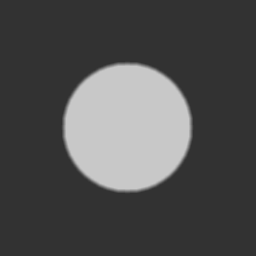
%> input picture Praktikum2/Kreis.png, 256 x 256 px
$ octave MainBildGradient.m   (GNU Octave 9; MATLAB toolbox functions it lacks are replaced by stand-ins)
%> lines starting %> are read from the running program, lines starting %| are printed output that depends on the picture
### Praktikum2/BildGradient.m
function [] = BildGradient(img)
[u, v] = size(img);
%> u = 256; v = 256
e = zeros(u, v);
phi = zeros(u, v);
prewittX = [-1 0 1; -1 0 1; -1 0 1];
prewittY = [-1 -1 -1; 0 0 0; 1 1 1];
imgDx = imfilter(img, prewittX);
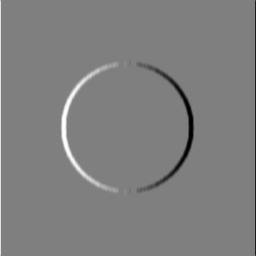
%> imgDx: size 256x256 double; min -195, max 195, mean 0; drawn with min black and max white
imgDy = imfilter(img, prewittY);
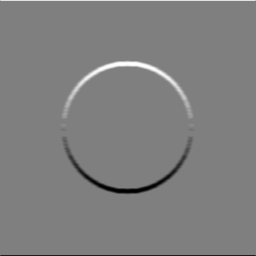
%> imgDy: size 256x256 double; min -195, max 195, mean 0; mean of the top-left, top-right, bottom-left and bottom-right quarters 4.7, 4.6, -4.7, -4.6; drawn with min black and max white
for i = 1:u % => Zeilen
    for n = 1:v % => Spalten
        e(i,n) = sqrt(imgDx(i,n)^2 + imgDy(i,n)^2);
        phi(i,n) = 255 - atan2d(imgDy(i,n), imgDx(i,n));
    end
end
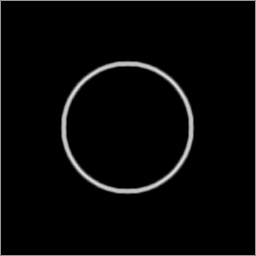
%> e: size 256x256 double; min 0, max 221.2, mean 7.9
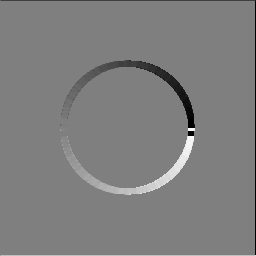
%> phi: size 256x256 double; min 75, max 434.1, mean 254.1; drawn with min black and max white
%%----------%%
%> the run ends on the next line
[eMat, phiMat] = imgradient(img, 'prewitt');
%%----------%%
figure("Name",'Gradientenstärke u. Richtung');
%%----------%%
subplot(3,5,3);
imshow(uint8(img));
title('Original');
%%----------%%
subplot(3,5,7);
imshow(imgDx, []);
title('Dx(u,v)');
%%----------%%
subplot(3,5,9);
imshow(imgDy, []);
title('Dy(u,v)');
%%----------%%
subplot(3,5,11);
imshow(e, []);
title('Gradientenstärke manuell');
%%----------%%
subplot(3,5,12);
imshow(phi, []);
title('Gradientenrichtung manuell');
%%----------%%
subplot(3,5,14);
imshow(eMat, []);
title('Gradientenstärke Matlab-Funktion');
%%----------%%
subplot(3,5,15);
imshow(phiMat, []);
title('Gradientenrichtung Matlab-Funktion');
hold on;
end
%%----------%%

### Praktikum2/MainBildGradient.m
%%-----MainBildGradient-----%%
clear; clc;
%%----------%%
img = double(imread('Kreis.png'));
BildGradient(img);
